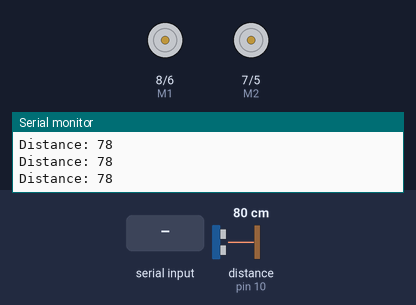
Simulated run of this sketch. Board: Arduino Uno, built with avr-gcc and run on an emulated ATmega328P. On the bench: direction and speed pins drawn as motors (green arrow = direction pin HIGH = forward, orange = LOW = backward, longer = more drive), the last lines printed to the serial monitor. Wiring (inferred from the names in the program): ultrasonic range finder: trigger pin 9; echo pin 10. The inputs (shaded band) are chosen by the test bench; at power-on: distance to the obstacle (sensor on pin 10) 80 cm. The echo pulse lasts 58.3 µs per cm.

Above: at 1.2 s.
1.3 s: distance to the obstacle (sensor on pin 10) set to 22 cm
2.8 s: distance to the obstacle (sensor on pin 10) set to 18 cm
At 3.8 s:
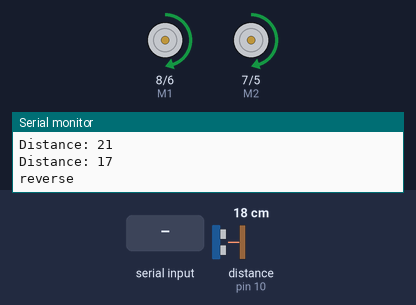
5.8 s: "w" received over Serial
At 7.6 s:
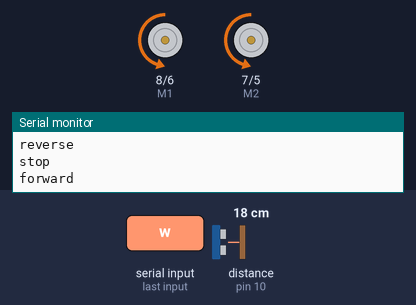
8.8 s: "a" received over Serial
At 10.5 s:
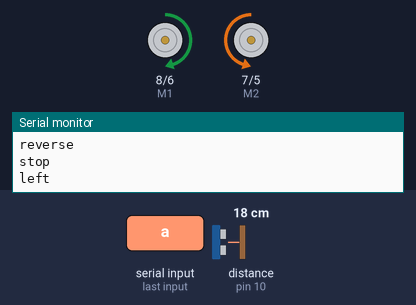
11.8 s: "d" received over Serial
At 13.6 s:
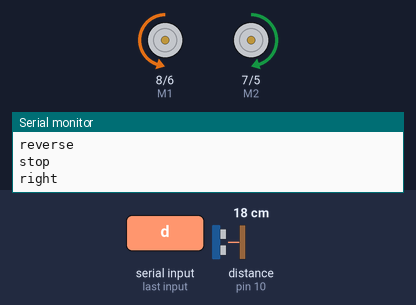
14.8 s: "W" received over Serial
At 17.2 s:
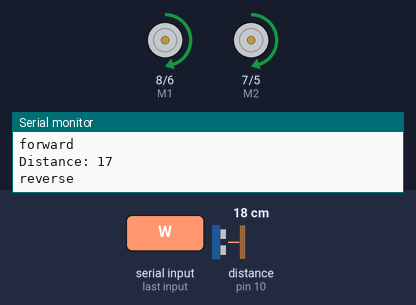
Timing chart, 0 to 18.7 s (numbered marks = the images above; inputs shaded):
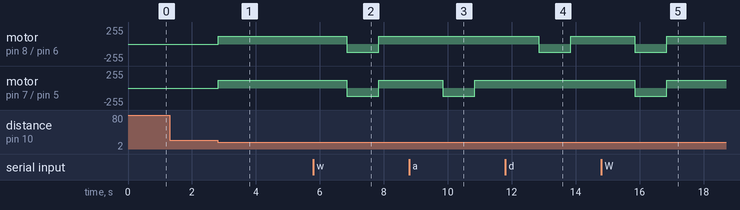

The sketch:

ultrasound_rover.ino
```cpp
/*To control the rover, Copy and paste the code below into the Arduino software*/
int E1 = 6; //M1 Speed Control
int E2 = 5; //M2 Speed Control
int M1 = 8; //M1 Direction Control
int M2 = 7; //M2 Direction Control


// SENSOR-TING
// defines pins numbers
const int trigPin = 9;
const int echoPin = 10;
// defines variables
long duration;
int distance;
//SLUTT PÅ SENSOR-TING


void setup(void) {
    int i;
    for (i = 5; i <= 8; i++)
        pinMode(i, OUTPUT);
    Serial.begin(9600);
    Serial.println("setup");

// SENSOR-TING
// Ultrasonic sensor setup
pinMode(trigPin, OUTPUT); // Sets the trigPin as an Output
pinMode(echoPin, INPUT); // Sets the echoPin as an Input
//SLUTT PÅ SENSOR-TING

}

void loop(void) {
    while (Serial.available() < 1) {


// SENSOR-TING
      // Clears the trigPin
digitalWrite(trigPin, LOW);
delayMicroseconds(2);
// Sets the trigPin on HIGH state for 10 micro seconds
digitalWrite(trigPin, HIGH);
delayMicroseconds(10);
digitalWrite(trigPin, LOW);
// Reads the echoPin, returns the sound wave travel time in microseconds
duration = pulseIn(echoPin, HIGH);
// Calculating the distance
distance= duration*0.034/2;
// Prints the distance on the Serial Monitor
Serial.print("Distance: ");
Serial.println(distance);
//SLUTT PÅ SENSOR-TING

// Reagere på sensor
if(distance <20){
  reverse(120, 120); //Bakke i halv fart (255 er max)
  delay(2000); //bakke i 2 sekunder (i millisekunder)
  stop();
}
//Slutt på reaksjon


        } // Wait until a character is received


    char val = Serial.read();
    int leftspeed = 120; //255 is maximum speed
    int rightspeed = 120;
    int moveTime = 1000;
    switch (val) // Perform an action depending on the command
    {
        case 'w'://Move Forward
        case 'W':
            forward(leftspeed, rightspeed);
            delay(moveTime);
            break;
        case 's'://Move Backwards
        case 'S':
            reverse(leftspeed, rightspeed);
            delay(moveTime);
            break;
        case 'a'://Turn Left
        case 'A':
            left(leftspeed, rightspeed);
            delay(moveTime);
            break;
        case 'd'://Turn Right
        case 'D':
            right(leftspeed, rightspeed);
            delay(moveTime);
            break;
        default:
            stop();
            break;
    }
}

void stop(void) //Stop
{
    digitalWrite(E1, LOW);
    digitalWrite(E2, LOW);
    Serial.println("stop");
}

void forward(char a, char b) {
    analogWrite(E1, a);
    digitalWrite(M1, LOW);
    analogWrite(E2, b);
    digitalWrite(M2, LOW);
    Serial.println("forward");
}

void reverse(char a, char b) {
    analogWrite(E1, a);
    digitalWrite(M1, HIGH);
    analogWrite(E2, b);
    digitalWrite(M2, HIGH);
    Serial.println("reverse");
}

void left(char a, char b) {
    analogWrite(E1, a);
    digitalWrite(M1, HIGH);
    analogWrite(E2, b);
    digitalWrite(M2, LOW);
    Serial.println("left");
}

void right(char a, char b) {
    analogWrite(E1, a);
    digitalWrite(M1, LOW);
    analogWrite(E2, b);
    digitalWrite(M2, HIGH);
    Serial.println("right");
}
```

Measured:
- the behaviour switches between 21 and 20 cm on distance to the obstacle (sensor on pin 10) (found by bisection; images 0 and 1)
- after the input at 2.8 s, motor on pin 8 (M1) / pin 6 (E1), motor on pin 7 (M2) / pin 5 (E2): stopped → forward 120/255 at once
- after the input at 5.8 s, motor on pin 8 (M1) / pin 6 (E1), motor on pin 7 (M2) / pin 5 (E2): forward 120/255 → backward 120/255 after 1.0 s, → forward 120/255 1.0 s later
- after the input at 8.8 s, motor on pin 7 (M2) / pin 5 (E2): forward 120/255 → backward 120/255 after 1.0 s, → forward 120/255 1.0 s later
- after the input at 11.8 s, motor on pin 8 (M1) / pin 6 (E1): forward 120/255 → backward 120/255 after 1.0 s, → forward 120/255 1.0 s later
- after the input at 14.8 s, motor on pin 8 (M1) / pin 6 (E1), motor on pin 7 (M2) / pin 5 (E2): forward 120/255 → backward 120/255 after 1.0 s, → forward 120/255 1.0 s later
